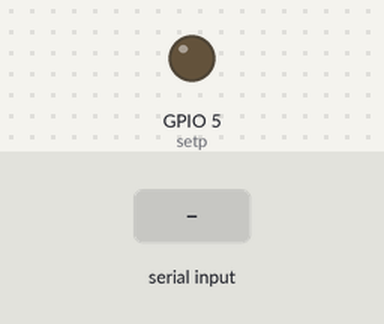
The program below on a simulated ESP32 board running MicroPython. Shown: output pins drawn as LEDs (lit = HIGH). The inputs (shaded band) are chosen by the test bench. The modem accepts every AT command (registered, SIM ready, sends succeed) and sends nothing else; what the program prints to the serial console is not drawn. At 6.6 s the program stops and its outputs stay as they are.

Above: at 1.2 s.
1.3 s: "1\n" received over the second serial link
3.4 s: "0\n" received over the second serial link
At 7.2 s:
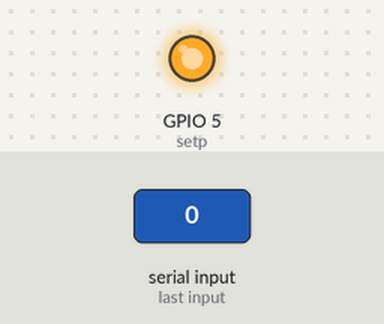
Timing chart, 0 to 8.1 s (numbered marks = the images above; inputs shaded):
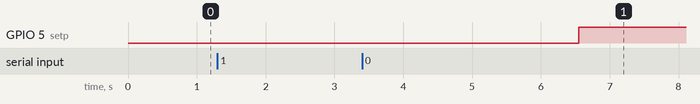

The program:

WROOM-config_radio_FU3.py
```python
# gt38_configurator.py — MicroPython (ESP32)
# Objectif: passer les GT-38 en FU3 (faible latence) @ 9600, vérifier canal
# Broches LilyGO T-Display-S3 AMOLED: TX=43, RX=44, SET=45

from machine import Pin, UART
from time import sleep_ms, ticks_ms, ticks_diff

UART_IDX = 1          # UART1 sur S3: TX=43, RX=44
PIN_TX   = 17
PIN_RX   = 16
PIN_SET  = 5
BAUD     = 9600

ENDINGS = [b"\r\n", b"\r", b"\n"]
CONFIG = {
    "PIN_TX"   : 17,    # GPIO TX_PIN -> GT38 RX_PIN
    "PIN_RX"   : 16,    # GPIO RX_PIN -> GT38 TX_PIN
    "PIN_SET"  : 5,    # GPIO SET_PIN -> GT38 SET_PIN
    "BAUD_RATE" : "9600", # 1200, 9600, 19200, 38400
    "FU_MODE" : "3",      # FU3 = transparent
    "CHANNEL" : "001",    # 001 ... 127 <--> 433 ... 473 Mhz
    "POWER" : "8",        # 1 ... 8 <-> -1, 2, 5, 8, 11, 14, 17, 20 dbm
    "UART_FORMAT" : "8N1", # 8 bits, parité None, 1 stop bit
    "UART_IDX" : 1,     # UART1 sur S3 AMOLED
    }
UART_IDX = CONFIG["UART_IDX"]          # UART1 sur S3: TX=43, RX=44
PIN_TX   = CONFIG["PIN_TX"] # 43
PIN_RX   = CONFIG["PIN_RX"] # 44
PIN_SET  = CONFIG["PIN_SET"] # 45
BAUD     = 9600


def read_all(u, ms=200):
    t0 = ticks_ms()
    buf = b""
    while ticks_diff(ticks_ms(), t0) < ms:
        if u.any():
            buf += u.read()
        else:
            sleep_ms(5)
    return buf

def send_cmd(u, cmd):
    # essaie avec CRLF, puis CR, puis LF
    for e in ENDINGS:
        u.write(cmd + e)
        sleep_ms(120)
        resp = read_all(u, 300)
        if resp:
            print(cmd, "->", resp)
            return resp
    print(cmd, "->", b"(no response)")
    return b""

def enter_at_mode(uart):
    # SET bas, attendre >= 40ms, purger RX
    setp.value(0)
    sleep_ms(60)
    read_all(uart, 150)  # flush silent
    # test “AT”
    return send_cmd(uart, b"AT")

def leave_at_mode():
    setp.value(1)
    sleep_ms(60)

# --- init ---
setp = Pin(PIN_SET, Pin.OUT, value=1)   # normal
uart = UART(UART_IDX, baudrate=BAUD, tx=PIN_TX, rx=PIN_RX,
            bits=8, parity=None, stop=1, timeout=200, timeout_char=2, rxbuf=2048)

print("=== GT38 configurateur ===")
print("-"*60)
print("Basculer en mode AT…")
ok = enter_at_mode(uart)
if not ok:
    # Certains modules demandent d’entrer AT mode juste après power-on:
    # on tente une bascule/retour puis re-entrée
    leave_at_mode()
    sleep_ms(100)
    ok = enter_at_mode(uart)

print("-"*60)
print("Etat initial")
# Lecture des paramètres actuels
send_cmd(uart, b"AT+RB")   # baud -> "OK+B9600" attendu
send_cmd(uart, b"AT+RF")   # mode FU -> "OK+FU3" attendu (FU1/FU2 = lent)
send_cmd(uart, b"AT+RC")   # canal -> "OK+RC100" par défaut
send_cmd(uart, b"AT+RP")   # canal -> "OK+RC100" par défaut
print("-"*60)

print("Appliquer nouveaux réglages")
# Réglages recommandés pour faible latence:
send_cmd(uart, b"AT+FU{}".format(CONFIG["FU_MODE"]))      # mode rapide (par défaut, mais on force)
send_cmd(uart, b"AT+B{}".format(CONFIG["BAUD_RATE"]))    # UART 9600 (garder identique sur TA & DD)
send_cmd(uart, b"AT+P{}".format(CONFIG["POWER"]))     # +20 dBm
send_cmd(uart, b"AT+C{}".format(CONFIG["CHANNEL"]))   # canal 100 (par défaut), même canal sur les deux modules
send_cmd(uart, b"AT+U{}".format(CONFIG["UART_FORMAT"]))   # canal 100 (par défaut), même canal sur les deux modules

print("-"*60)
print("Etat final")
send_cmd(uart, b"AT+RB")   # baud -> "OK+B9600" attendu
send_cmd(uart, b"AT+RF")   # mode FU -> "OK+FU3" attendu (FU1/FU2 = lent)
send_cmd(uart, b"AT+RC")   # canal -> "OK+RC100" par défaut
send_cmd(uart, b"AT+RP")   # canal -> "OK+RC100" par défaut
print("-"*60)
send_cmd(uart, b"AT+V")     # +20 dBm
print("-"*60 + "\n")

# Vérification finale
# send_cmd(uart, b"AT+RB")
# send_cmd(uart, b"AT+RF")
# send_cmd(uart, b"AT+RC")

print("Quitter AT…")
leave_at_mode()
print("Terminé")
```

Measured:
- after the input at 1.3 s, every drawn part: stays the same
